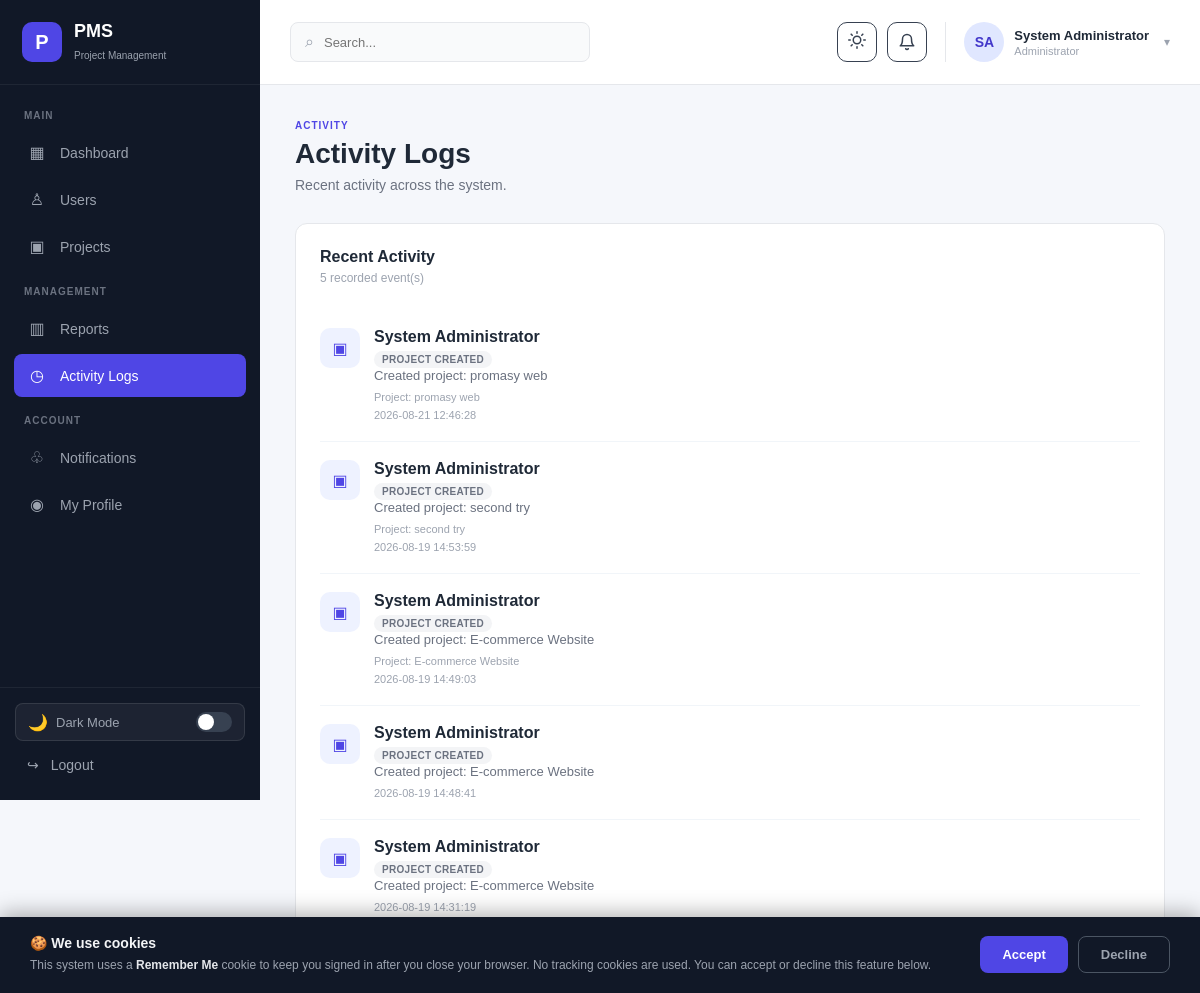
Page /admin-activity.php (signed in) on the committed database.
### tables this page shows
CREATE TABLE `activity_logs` (
  `id` int NOT NULL AUTO_INCREMENT,
  `user_id` int NOT NULL,
  `project_id` int DEFAULT NULL,
  `action` varchar(100) NOT NULL,
  `description` text,
  `created_at` timestamp NULL DEFAULT CURRENT_TIMESTAMP,
  PRIMARY KEY (`id`),
  KEY `fk_activity_user` (`user_id`),
  KEY `fk_activity_project` (`project_id`)
);

CREATE TABLE `users` (
  `id` int NOT NULL AUTO_INCREMENT,
  `full_name` varchar(100) NOT NULL,
  `email` varchar(150) NOT NULL,
  `password` varchar(255) NOT NULL,
  `role` enum('admin','project_manager','member') NOT NULL DEFAULT 'member',
  `profile_image` varchar(255) DEFAULT NULL,
  `status` enum('active','inactive') NOT NULL DEFAULT 'active',
  `created_at` timestamp NULL DEFAULT CURRENT_TIMESTAMP,
  `updated_at` timestamp NULL DEFAULT CURRENT_TIMESTAMP ON UPDATE CURRENT_TIMESTAMP,
  `last_seen_at` timestamp NULL DEFAULT NULL,
  PRIMARY KEY (`id`),
  UNIQUE KEY `email` (`email`)
);

CREATE TABLE `projects` (
  `id` int NOT NULL AUTO_INCREMENT,
  `name` varchar(150) NOT NULL,
  `description` text,
  `start_date` date NOT NULL,
  `end_date` date DEFAULT NULL,
  `status` enum('planning','in_progress','on_hold','completed','cancelled') NOT NULL DEFAULT 'planning',
  `priority` enum('low','medium','high','urgent') NOT NULL DEFAULT 'medium',
  `manager_id` int NOT NULL,
  `created_by` int NOT NULL,
  `created_at` timestamp NULL DEFAULT CURRENT_TIMESTAMP,
  `updated_at` timestamp NULL DEFAULT CURRENT_TIMESTAMP ON UPDATE CURRENT_TIMESTAMP,
  PRIMARY KEY (`id`),
  KEY `fk_project_manager` (`manager_id`),
  KEY `fk_project_creator` (`created_by`)
);

### admin-activity.php (the view, shortened to what this page needs)
<?php
require_once "auth_check.php";
require_once "avatar_helper.php";;
$admin_name = $_SESSION["full_name"] ?? "Administrator";
$activities = [];
$query = "
    SELECT
        a.id,
        a.action,
        a.description,
        a.created_at,
        u.full_name,
        p.name AS project_name
    FROM activity_logs a
    INNER JOIN users u ON a.user_id = u.id
    LEFT JOIN projects p ON a.project_id = p.id
    ORDER BY a.created_at DESC
    LIMIT 50
";
$result = mysqli_query($conn, $query);
if ($result) {
    while ($row = mysqli_fetch_assoc($result)) {
        $activities[] = $row;
    }
}
function activity_icon($action) {
    $icons = [
        "project_created" => "▣",
        "project_updated" => "✎",
        "project_deleted" => "✕",
        "task_created"    => "✓",
        "task_updated"    => "✎",
        "task_deleted"    => "✕",
        "user_created"    => "♙",
        "user_updated"    => "✎",
        "user_deleted"    => "✕",
    ];
    return $icons[$action] ?? "•";
}
?>
<!DOCTYPE html>
<html lang="en">
<head>
    <link rel="stylesheet" href="assets/css/style.css">
</head>
<body>
<div class="admin-layout">
    <aside class="sidebar">
        <div class="sidebar-logo">
            <div class="logo-icon">P</div>
            <div><h2>PMS</h2><span>Project Management</span></div>
        </div>
        <nav class="sidebar-nav">
            <p class="nav-title">MAIN</p>
            <a href="admin-dashboard.php" class="nav-item"><span class="nav-icon">▦</span> Dashboard</a>
            <a href="admin-users.php" class="nav-item"><span class="nav-icon">♙</span> Users</a>
            <a href="admin-projects.php" class="nav-item"><span class="nav-icon">▣</span> Projects</a>
            <p class="nav-title">MANAGEMENT</p>
            <a href="admin-reports.php" class="nav-item"><span class="nav-icon">▥</span> Reports</a>
            <a href="admin-activity.php" class="nav-item active"><span class="nav-icon">◷</span> Activity Logs</a>
            <p class="nav-title">ACCOUNT</p>
                        <a
                href="notifications.php"
                class="nav-item"
            >
                <span class="nav-icon">♧</span>
                Notifications
            </a>
            <a
                href="profile.php" class="nav-item"><span class="nav-icon">◉</span> My Profile</a>
        </nav>
        <div class="sidebar-bottom">
            <button class="dark-mode-toggle" onclick="toggleDarkMode()" title="Toggle Dark Mode">
                <span class="toggle-icon">🌙</span>
                <span>Dark Mode</span>
                <span class="toggle-track"></span>
            </button>
            <a href="logout.php" class="logout-item"><span>↪</span> Logout</a>
        </div>
    </aside>
    <main class="main-content">
        <header class="topbar">
            <div class="topbar-left">
                <div class="search-box"><span>⌕</span><input type="text" placeholder="Search..."></div>
            </div>
            <div class="topbar-right">
                                                <button
                    class="theme-toggle-btn"
                    onclick="toggleTheme()"
                    title="Toggle Theme"
                >
                    <span class="theme-icon-light"></span>
                </button>
<button
                    class="notification-button"
                    type="button"
                    onclick="window.location.href='notifications.php'"
                    style="position:relative;"
                >
                    <svg width="18" height="18" viewBox="0 0 24 24" fill="none" stroke="currentColor" stroke-width="2" stroke-linecap="round" stroke-linejoin="round"><path d="M18 8A6 6 0 0 0 6 8c0 7-3 9-3 9h18s-3-2-3-9"/><path d="M13.73 21a2 2 0 0 1-3.46 0"/></svg>
                </button>
                <div class="admin-profile">
                    <?= render_avatar($_SESSION["profile_image"] ?? null, $admin_name, (int)($_SESSION["user_id"])) ?>
                    <div class="profile-info"><strong><?= htmlspecialchars($admin_name) ?></strong><span>Administrator</span></div>
                    <span class="profile-arrow">▾</span>
                </div>
            </div>
        </header>
        <section class="dashboard-content">
            <div class="page-header">
                <div>
                    <span class="page-label">ACTIVITY</span>
                    <h1>Activity Logs</h1>
                    <p>Recent activity across the system.</p>
                </div>
            </div>
            <div class="dashboard-card">
                <div class="card-header">
                    <div>
                        <h2>Recent Activity</h2>
                        <p><?= count($activities) ?> recorded event(s)</p>
                    </div>
                </div>
                <?php if (!empty($activities)): ?>
                    <div class="activity-full-list">
                        <?php foreach ($activities as $activity): ?>
                            <div class="activity-row">
                                <div class="activity-row-icon"><?= activity_icon($activity["action"]) ?></div>
                                <div class="activity-row-content">
                                    <strong><?= htmlspecialchars($activity["full_name"]) ?></strong>
                                    <span class="activity-action-badge"><?= htmlspecialchars(str_replace("_", " ", $activity["action"])) ?></span>
                                    <p><?= htmlspecialchars($activity["description"]) ?></p>
                                    <?php if (!empty($activity["project_name"])): ?>
                                        <small>Project: <?= htmlspecialchars($activity["project_name"]) ?></small><br>
                                    <?php endif; ?>
                                    <small><?= htmlspecialchars($activity["created_at"]) ?></small>
                                </div>
                            </div>
                        <?php endforeach; ?>
                    </div>
                <?php endif; ?>
            </div>
        </section>
    </main>
</div><?php include "cookie_consent.php"; ?>
</body>
</html>

### admin-activity.php (style rules this page uses)
.activity-full-list { display: flex; flex-direction: column; }
.activity-row { display: flex; align-items: flex-start; gap: 14px; padding: 18px 0; border-bottom: 1px solid #f1f5f9; }
.activity-row:last-child { border-bottom: none; }
.activity-row-icon { width: 40px; height: 40px; display: flex; align-items: center; justify-content: center; border-radius: 10px; background: #eef2ff; color: #4f46e5; font-size: 16px; flex-shrink: 0; }
.activity-row-content { flex: 1; }
.activity-row-content strong { display: block; margin-bottom: 3px; }
.activity-row-content p { color: #6b7280; font-size: 13px; margin: 0 0 4px; }
.activity-row-content small { color: #9ca3af; font-size: 11px; }
.activity-action-badge { display: inline-flex; padding: 3px 8px; border-radius: 12px; font-size: 10px; font-weight: 600; background: #f3f4f6; color: #6b7280; text-transform: uppercase; letter-spacing: 0.3px; }

### rows in the picture
activity_logs: action "▣", user.full_name "System Administrator", action "PROJECT CREATED", description "Created project: promasy web", project.name "promasy web", created_at "2026-08-21 12:46:28"
activity_logs: action "▣", user.full_name "System Administrator", action "PROJECT CREATED", description "Created project: second try", project.name "second try", created_at "2026-08-19 14:53:59"
activity_logs: action "▣", user.full_name "System Administrator", action "PROJECT CREATED", description "Created project: E-commerce Website", project.name "E-commerce Website", created_at "2026-08-19 14:49:03"
activity_logs: action "▣", user.full_name "System Administrator", action "PROJECT CREATED", description "Created project: E-commerce Website", created_at "2026-08-19 14:48:41"
activity_logs: action "▣", user.full_name "System Administrator", action "PROJECT CREATED", description "Created project: E-commerce Website", created_at "2026-08-19 14:31:19"

### other values in the picture
$escaped_initials "SA"
$admin_name "System Administrator"
count($activities) "5"
